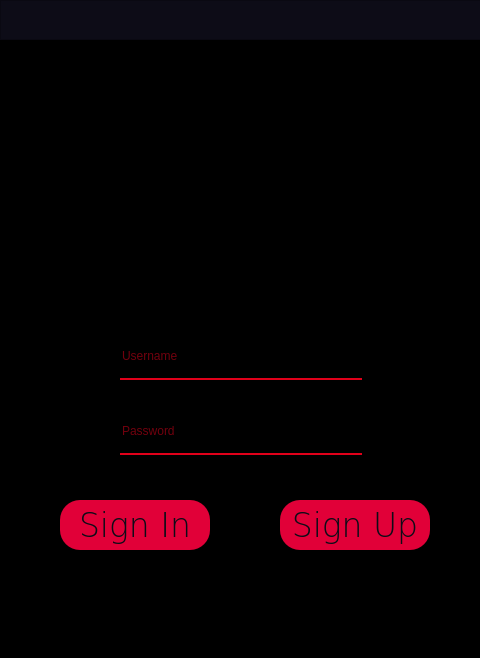
<?xml version="1.0" encoding="UTF-8"?>
<ui version="4.0">
 <class>Main</class>
 <widget class="QWidget" name="Main">
  <property name="geometry">
   <rect>
    <x>0</x>
    <y>0</y>
    <width>480</width>
    <height>658</height>
   </rect>
  </property>
  <property name="maximumSize">
   <size>
    <width>480</width>
    <height>660</height>
   </size>
  </property>
  <property name="windowTitle">
   <string>Form</string>
  </property>
  <property name="styleSheet">
   <string notr="true">QPushButton#SignIn:pressed{	
	background-color: white;}</string>
  </property>
  <widget class="QFrame" name="frame">
   <property name="geometry">
    <rect>
     <x>0</x>
     <y>0</y>
     <width>660</width>
     <height>40</height>
    </rect>
   </property>
   <property name="styleSheet">
    <string notr="true">background-color: rgb(13,12,23);</string>
   </property>
   <property name="frameShape">
    <enum>QFrame::StyledPanel</enum>
   </property>
   <property name="frameShadow">
    <enum>QFrame::Raised</enum>
   </property>
   <widget class="QPushButton" name="Exit">
    <property name="geometry">
     <rect>
      <x>440</x>
      <y>10</y>
      <width>20</width>
      <height>20</height>
     </rect>
    </property>
    <property name="styleSheet">
     <string notr="true">border-radius: 0 px;</string>
    </property>
    <property name="text">
     <string/>
    </property>
    <property name="icon">
     <iconset>
      <normaloff>icons/x.svg</normaloff>icons/x.svg</iconset>
    </property>
   </widget>
   <widget class="QPushButton" name="minimize">
    <property name="geometry">
     <rect>
      <x>400</x>
      <y>10</y>
      <width>20</width>
      <height>20</height>
     </rect>
    </property>
    <property name="styleSheet">
     <string notr="true">border-radius: 0 px;</string>
    </property>
    <property name="text">
     <string/>
    </property>
    <property name="icon">
     <iconset>
      <normaloff>icons/arrow-down-left.svg</normaloff>icons/arrow-down-left.svg</iconset>
    </property>
   </widget>
   <widget class="QPushButton" name="DayNight">
    <property name="geometry">
     <rect>
      <x>360</x>
      <y>10</y>
      <width>20</width>
      <height>20</height>
     </rect>
    </property>
    <property name="styleSheet">
     <string notr="true">border-radius: 0 px;</string>
    </property>
    <property name="text">
     <string/>
    </property>
   </widget>
  </widget>
  <widget class="QWidget" name="Body" native="true">
   <property name="geometry">
    <rect>
     <x>0</x>
     <y>40</y>
     <width>480</width>
     <height>620</height>
    </rect>
   </property>
   <property name="styleSheet">
    <string notr="true">background-color: black;</string>
   </property>
   <widget class="QLabel" name="label">
    <property name="geometry">
     <rect>
      <x>166</x>
      <y>70</y>
      <width>150</width>
      <height>160</height>
     </rect>
    </property>
    <property name="text">
     <string/>
    </property>
    <property name="pixmap">
     <pixmap>icons/logo2.png</pixmap>
    </property>
   </widget>
   <widget class="QLineEdit" name="Username">
    <property name="geometry">
     <rect>
      <x>120</x>
      <y>300</y>
      <width>242</width>
      <height>40</height>
     </rect>
    </property>
    <property name="styleSheet">
     <string notr="true">font: 15pt &quot;Lato&quot;;
border:none;
border-bottom:2px solid rgb(225,0,26);
color:rgb(225, 0, 26);
padding-bottom:7px;</string>
    </property>
    <property name="inputMask">
     <string/>
    </property>
    <property name="text">
     <string/>
    </property>
    <property name="maxLength">
     <number>32767</number>
    </property>
    <property name="placeholderText">
     <string>Username</string>
    </property>
   </widget>
   <widget class="QLineEdit" name="Password">
    <property name="geometry">
     <rect>
      <x>120</x>
      <y>375</y>
      <width>242</width>
      <height>40</height>
     </rect>
    </property>
    <property name="styleSheet">
     <string notr="true">font: 15pt &quot;Lato&quot;;
border:none;
border-bottom:2px solid rgb(225,0,26);
color:rgb(225, 0, 26);
padding-bottom:7px;</string>
    </property>
    <property name="maxLength">
     <number>15</number>
    </property>
    <property name="echoMode">
     <enum>QLineEdit::Password</enum>
    </property>
    <property name="placeholderText">
     <string>Password</string>
    </property>
   </widget>
   <widget class="QPushButton" name="SignIn">
    <property name="geometry">
     <rect>
      <x>60</x>
      <y>460</y>
      <width>160</width>
      <height>50</height>
     </rect>
    </property>
    <property name="font">
     <font>
      <family>Verdana</family>
      <pointsize>25</pointsize>
      <weight>9</weight>
      <italic>false</italic>
      <bold>false</bold>
     </font>
    </property>
    <property name="styleSheet">
     <string notr="true">QPushButton {
font: 75 25pt &quot;Verdana&quot;;
background-color: rgb(225,0,56);
color:rgb(13, 12, 23);
border-radius: 20px;
margin-right: 10px;
position: middle;
}

QPushButton:hover {
background-color: rgb(225,0,70);
}

QPushButton:pressed {	
padding-left:5px;
padding-top:5px;
}



</string>
    </property>
    <property name="text">
     <string>Sign In</string>
    </property>
   </widget>
   <widget class="QPushButton" name="SignUp">
    <property name="geometry">
     <rect>
      <x>280</x>
      <y>460</y>
      <width>160</width>
      <height>50</height>
     </rect>
    </property>
    <property name="font">
     <font>
      <family>Verdana</family>
      <pointsize>25</pointsize>
      <weight>9</weight>
      <italic>false</italic>
      <bold>false</bold>
     </font>
    </property>
    <property name="styleSheet">
     <string notr="true">QPushButton {
font: 75 25pt &quot;Verdana&quot;;
background-color: rgb(225,0,56);
color:rgb(13, 12, 23);
border-radius: 20px;
margin-right: 10px;
position: middle;
}

QPushButton:hover {
background-color: rgb(225,0,70);
}

QPushButton:pressed {	
padding-left:5px;
padding-top:5px;
}



</string>
    </property>
    <property name="text">
     <string>Sign Up</string>
    </property>
   </widget>
  </widget>
 </widget>
 <resources/>
 <connections>
  <connection>
   <sender>Exit</sender>
   <signal>clicked()</signal>
   <receiver>Main</receiver>
   <slot>close()</slot>
   <hints>
    <hint type="sourcelabel">
     <x>446</x>
     <y>18</y>
    </hint>
    <hint type="destinationlabel">
     <x>239</x>
     <y>329</y>
    </hint>
   </hints>
  </connection>
  <connection>
   <sender>minimize</sender>
   <signal>clicked()</signal>
   <receiver>Main</receiver>
   <slot>showMinimized()</slot>
   <hints>
    <hint type="sourcelabel">
     <x>411</x>
     <y>22</y>
    </hint>
    <hint type="destinationlabel">
     <x>239</x>
     <y>329</y>
    </hint>
   </hints>
  </connection>
 </connections>
</ui>
